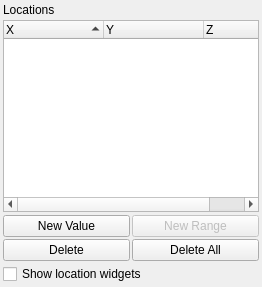
          <widget class="QWidget" name="page_Locations">
           <layout class="QVBoxLayout">
            <property name="spacing">
             <number>3</number>
            </property>
            <property name="margin">
             <number>3</number>
            </property>
            <item>
             <widget class="QLabel" name="label_3">
              <property name="text">
               <string>Locations</string>
              </property>
             </widget>
            </item>
            <item>
             <widget class="pqTreeWidget" name="Locations">
              <property name="selectionMode">
               <enum>QAbstractItemView::MultiSelection</enum>
              </property>
              <property name="rootIsDecorated">
               <bool>false</bool>
              </property>
              <property name="sortingEnabled">
               <bool>true</bool>
              </property>
              <property name="columnCount">
               <number>3</number>
              </property>
              <column>
               <property name="text">
                <string>X</string>
               </property>
              </column>
              <column>
               <property name="text">
                <string>Y</string>
               </property>
              </column>
              <column>
               <property name="text">
                <string>Z</string>
               </property>
              </column>
             </widget>
            </item>
            <item>
             <layout class="QGridLayout">
              <property name="spacing">
               <number>2</number>
              </property>
              <item row="0" column="0">
               <widget class="QPushButton" name="NewValue_Locations">
                <property name="toolTip">
                 <string>Add a single value to the current set</string>
                </property>
                <property name="statusTip">
                 <string>Add a single value to the current set.</string>
                </property>
                <property name="text">
                 <string>New Value</string>
                </property>
               </widget>
              </item>
              <item row="1" column="1">
               <widget class="QPushButton" name="DeleteAll_Locations">
                <property name="enabled">
                 <bool>true</bool>
                </property>
                <property name="toolTip">
                 <string>Delete all values</string>
                </property>
                <property name="text">
                 <string>Delete All</string>
                </property>
               </widget>
              </item>
              <item row="0" column="1">
               <widget class="QPushButton" name="NewRange_Locations">
                <property name="enabled">
                 <bool>false</bool>
                </property>
                <property name="toolTip">
                 <string>Add a single value to the current set</string>
                </property>
                <property name="statusTip">
                 <string>Add a single value to the current set.</string>
                </property>
                <property name="text">
                 <string>New Range</string>
                </property>
               </widget>
              </item>
              <item row="1" column="0">
               <widget class="QPushButton" name="Delete_Locations">
                <property name="enabled">
                 <bool>true</bool>
                </property>
                <property name="toolTip">
                 <string>Delete selected values from the current set</string>
                </property>
                <property name="text">
                 <string>Delete</string>
                </property>
               </widget>
              </item>
             </layout>
            </item>
            <item>
             <widget class="QCheckBox" name="showLocationWidgets">
              <property name="text">
               <string>Show location widgets</string>
              </property>
             </widget>
            </item>
           </layout>
          </widget>
